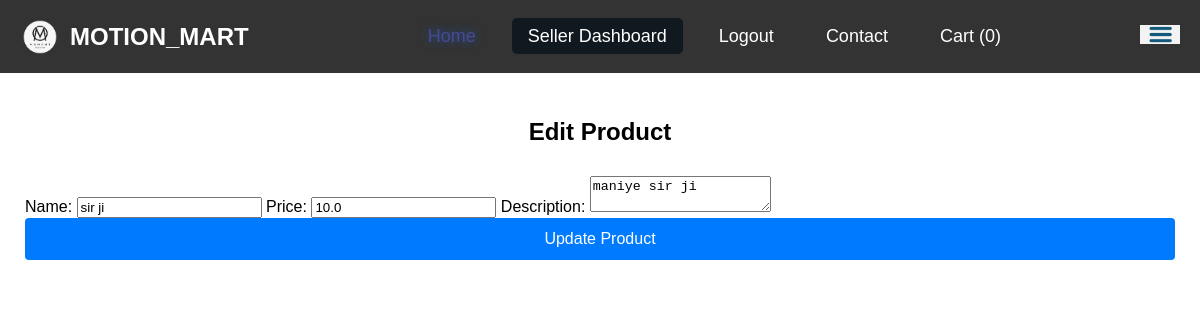
Screenshot of /seller/edit_product/1 (signed in) with the database file from the repository.
### app.py (models this page shows, shortened)
class Product(db.Model):
    __tablename__ = 'products'
    id = db.Column(db.Integer, primary_key=True)
    name = db.Column(db.String(255), nullable=False)
    price = db.Column(db.Float, nullable=False)
    description = db.Column(db.String(500), nullable=True)
    seller_id = db.Column(db.Integer, db.ForeignKey('user.id'), nullable=False)  # Correct foreign key to 'user.id'
    image_path = db.Column(db.String(255), nullable=True)  # <-- Add this line
    seller = db.relationship('User', backref='products')
    orders = db.relationship('Order', back_populates='product')

### app.py (the view)
@app.route('/seller/edit_product/<int:product_id>', methods=['GET', 'POST'])
@role_required('seller')
def seller_edit_product(product_id):
    updated, product = handle_product_edit(product_id)
    if updated:
        return redirect(url_for('seller_view_products'))
    return render_template('edit_product.html', product=product)

### app.py (called while the page is built, shortened)
def role_required(allowed_roles):
    def wrapper(f):
        @wraps(f)
        def decorated_function(*args, **kwargs):
            if 'logged_in' not in session or session.get('role') not in allowed_roles:
                return redirect(url_for('login'))
            return f(*args, **kwargs)
        return decorated_function
    return wrapper

def handle_product_edit(product_id):
    product = Product.query.get_or_404(product_id)
    return False, product

### templates/edit_product.html (shortened to what this page needs)
<!DOCTYPE html>
<html lang="en">
<head>
    <link rel="stylesheet" href="{{ url_for('static', filename='style.css') }}">
</head>
<body>
    {% include 'navbar.html' %}
    <div class="container">
        <h2>Edit Product</h2>
        <form action="{{ url_for('seller_edit_product', product_id=product.id) }}" method="POST">
            <label>Name:</label>
            <input type="text" name="name" value="{{ product.name }}" required>
            <label>Price:</label>
            <input type="number" name="price" value="{{ product.price }}" required>
            <label>Description:</label>
            <textarea name="description" required>{{ product.description }}</textarea>
            <button type="submit">Update Product</button>
        </form>
    </div>
</body>
</html>

### static/style.css (style rules this page uses)
body { padding: 0; margin: 0; }
body { font-family: Arial, sans-serif; }
.container { width: auto; margin: 0 auto; padding: 20px; border: 5px solid white; }
button { width: 100%; padding: 12px; font-size: 16px; color: #fff; background-color: #007bff; border: none; border-radius: 4px; cursor: pointer; transition: background-color 0.3s; }
.container h2 { text-align: center; margin-bottom: 30px; font-size: 24px; font-weight: bold; }
button[type="submit"] { background-color: #007bff; color: white; border: none; padding: 12px 20px; border-radius: 4px; font-size: 16px; cursor: pointer; width: 100%; transition: background-color 0.3s ease; }
button { background-color: #f44336; color: white; padding: 8px 16px; border: none; border-radius: 4px; cursor: pointer; transition: background-color 0.3s ease; }
form button[type="submit"] { background-color: #007bff; width: 100%; padding: 12px; font-size: 16px; border-radius: 4px; cursor: pointer; border: none; transition: background-color 0.3s ease; }

### rows the page displays
Product: name "sir ji", price "10.0", description "maniye sir ji"

### other values shown
{{ session['role'].capitalize() }} "Seller"
